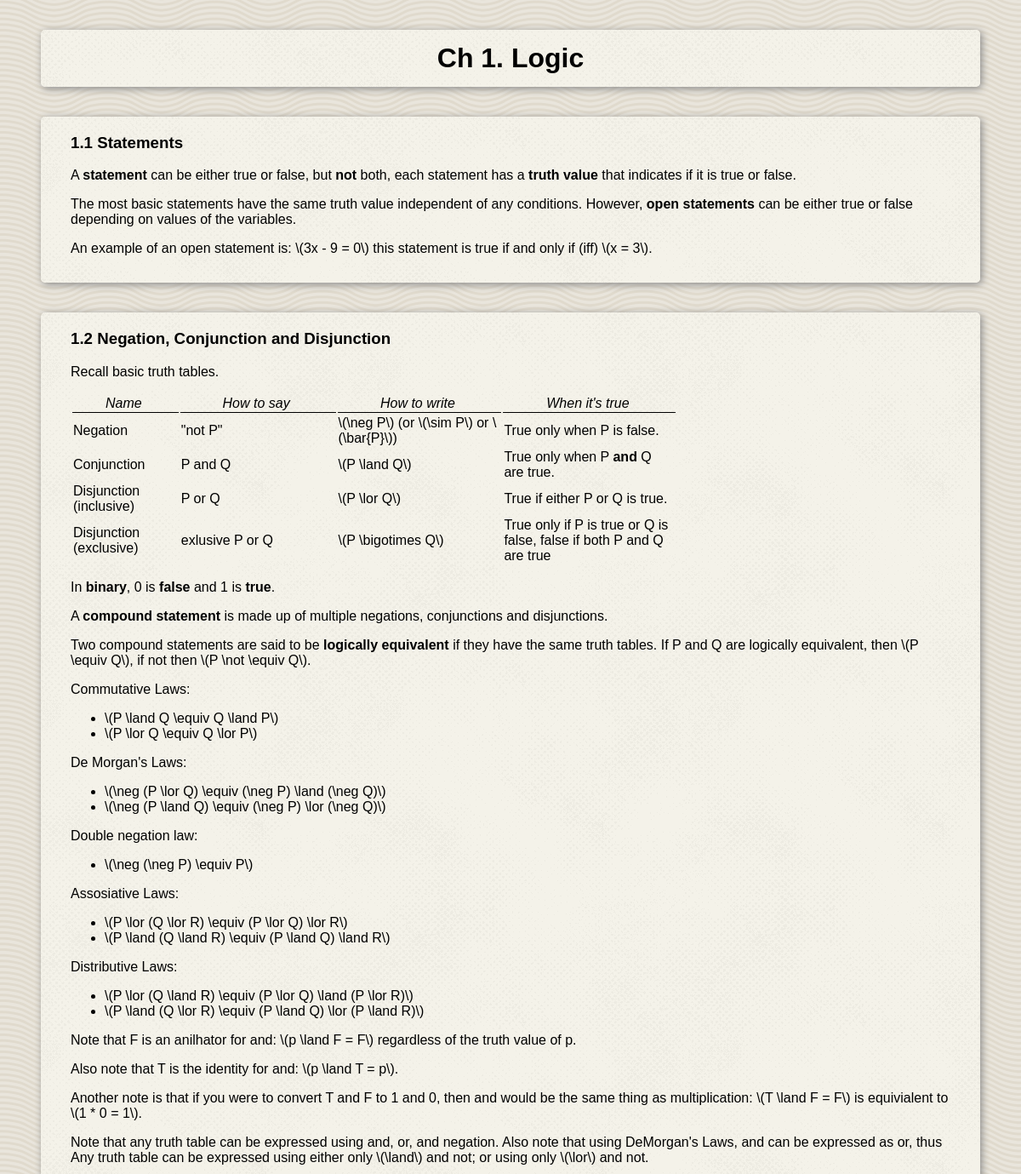
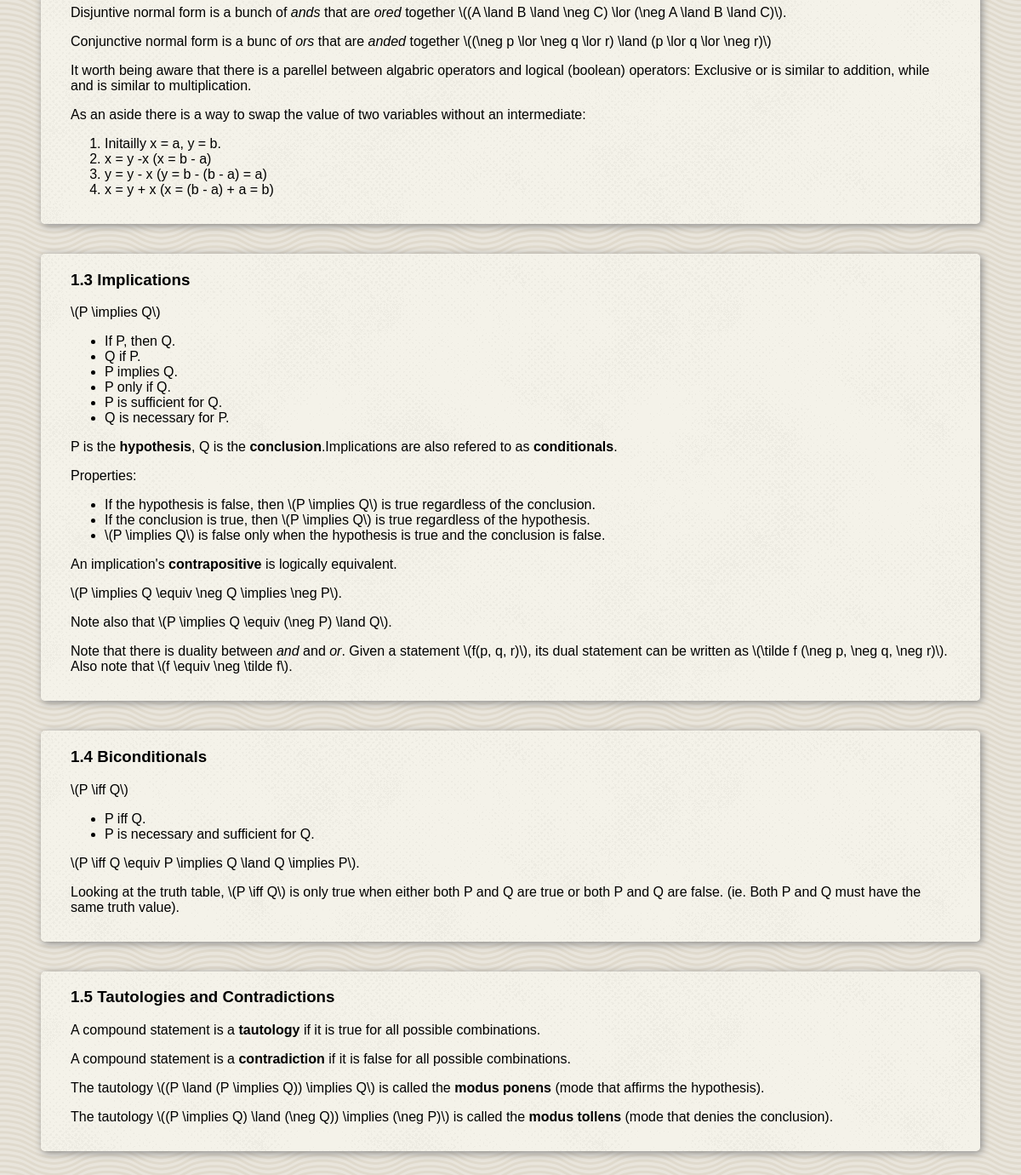
/notes/book/1/ch/1/, run on the app's committed database (2 pictures, top to bottom).
### coursenotes/models.py (models this page shows, shortened)
class Chapter(models.Model):
    parent_book = models.ForeignKey('TextBook', on_delete=models.CASCADE)
    number = models.SmallIntegerField()
    title = models.CharField(max_length=500)

class Section(models.Model):
    parent_chapter = models.ForeignKey('Chapter', on_delete=models.CASCADE)
    number = models.SmallIntegerField()
    title = models.CharField(max_length=500, blank=True)
    content_markdown = models.TextField()
    content_html = models.TextField()

### coursenotes/views.py (the view)
# urls.py: url(r'^book/([0-9]+)/ch/([0-9]+)/$', views.chapter_view, name="chapter_view"),
def chapter_view(request, book_id, ch_id):
    context = {
        'ch': TextBook.objects.get(id=book_id).chapter_set.get(number=ch_id)
    }
    return render(request, 'coursenotes/chapter_view.html', context)

### coursenotes/templates/coursenotes/chapter_view.html (shortened to what this page needs)
{% load staticfiles %}
<!DOCTYPE html>
<html>
  <head>
    <link rel="stylesheet" href="{% static 'courseNotes/notes_style.css'%}" media="screen" title="no title">
  </head>
  <body>
    <h1 class="title">Ch {{ ch.number }}. {{ ch.title }}</h1>
    {% for section in ch.section_set.all %}
      <div class="section">
        <h3 class="section-title">{{ ch.number }}.{{ section.number }} {{ section.title }}</h1>
        <div class="content">
          {{ section.content_html|safe }}
        </div>
      </div>
    {% endfor %}
  </body>
</html>

### coursenotes/static/courseNotes/notes_style.css (style rules this page uses)
body { background-image: url("/static/courseNotes/images/wov.png"); background-repeat: repeat; background-attachment: fixed; font-family: sans-serif; }
body > * { background-image: url("/static/courseNotes/images/halftone.png"); background-repeat: repeat; background-attachment: scroll; border-radius: 5px; box-shadow: 2px 2px 10px #888888; margin: 35px 40px; padding: 1px 35px; }
.title { text-align: center; padding-top: 15px; padding-bottom: 15px; }
.section { padding-bottom: 15px; margin-bottom: 35px; }
.section th { font-weight: normal; font-style: italic; text-align: center; border-bottom: solid black 1px; padding-right: 5px; }
.section td { padding-right: 5px; }

### data on the page
Chapter: number "1", title "Logic"
Section: number "1", title "Statements", content_html "A statement can be either true or false, but not both, each statement has a truth value that indicates if it is true or false. The most basic statements have the same truth value independent of any conditions. However, open statements can be either true or false depending on values of the variables. An example of an open statement is: \\(3x - 9 = 0\\) this statement is true if and only if (iff) \\(x = 3\\) ."
Section: number "2", title "Negation, Conjunction and Disjunction", content_html "Recall basic truth tables. Name How to say How to write When it's true Negation \"not P\" \\(\\neg P\\) (or \\(\\sim P\\) or \\(\\bar{P}\\) ) True only when P is false. Conjunction P and Q \\(P \\land Q\\) True only when P and Q are true. Disjunction (inclusive) P or Q \\(P \\lor Q\\) True if either P or Q is true. Disjunction (exclusive) exlusive P or Q \\(P \\bigotimes Q\\) True only if P is true or Q is false, false if both P and Q are true In binary , 0 is false and 1 is true . A compound statement is made up of multiple negations, conjunctions and disjunctions. Two compound statements are said to be logically equivalent if they have the same truth tables. If P and Q are logically equivalent, then \\(P…"
Section: number "3", title "Implications", content_html "\\(P \\implies Q\\) If P, then Q. Q if P. P implies Q. P only if Q. P is sufficient for Q. Q is necessary for P. P is the hypothesis , Q is the conclusion .Implications are also refered to as conditionals . Properties: If the hypothesis is false, then \\(P \\implies Q\\) is true regardless of the conclusion. If the conclusion is true, then \\(P \\implies Q\\) is true regardless of the hypothesis. \\(P \\implies Q\\) is false only when the hypothesis is true and the conclusion is false. An implication's contrapositive is logically equivalent. \\(P \\implies Q \\equiv \\neg Q \\implies \\neg P\\) . Note also that \\(P \\implies Q \\equiv (\\neg P) \\land Q\\) . Note that there is duality between and and or . Given a…"
Section: number "4", title "Biconditionals", content_html "\\(P \\iff Q\\) P iff Q. P is necessary and sufficient for Q. \\(P \\iff Q \\equiv P \\implies Q \\land Q \\implies P\\) . Looking at the truth table, \\(P \\iff Q\\) is only true when either both P and Q are true or both P and Q are false. (ie. Both P and Q must have the same truth value)."
Section: number "5", title "Tautologies and Contradictions", content_html "A compound statement is a tautology if it is true for all possible combinations. A compound statement is a contradiction if it is false for all possible combinations. The tautology \\((P \\land (P \\implies Q)) \\implies Q\\) is called the modus ponens (mode that affirms the hypothesis). The tautology \\((P \\implies Q) \\land (\\neg Q)) \\implies (\\neg P)\\) is called the modus tollens (mode that denies the conclusion)."
